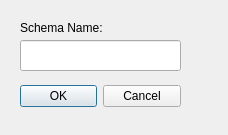
<?xml version="1.0" encoding="UTF-8"?>
<ui version="4.0">
 <class>Dialog</class>
 <widget class="QDialog" name="Dialog">
  <property name="geometry">
   <rect>
    <x>0</x>
    <y>0</y>
    <width>228</width>
    <height>135</height>
   </rect>
  </property>
  <property name="windowTitle">
   <string>Create Schema</string>
  </property>
  <widget class="QDialogButtonBox" name="buttonBox">
   <property name="geometry">
    <rect>
     <x>20</x>
     <y>80</y>
     <width>161</width>
     <height>32</height>
    </rect>
   </property>
   <property name="orientation">
    <enum>Qt::Horizontal</enum>
   </property>
   <property name="standardButtons">
    <set>QDialogButtonBox::Cancel|QDialogButtonBox::Ok</set>
   </property>
  </widget>
  <widget class="QLabel" name="lbSchemaName">
   <property name="geometry">
    <rect>
     <x>20</x>
     <y>20</y>
     <width>101</width>
     <height>16</height>
    </rect>
   </property>
   <property name="text">
    <string>Schema Name:</string>
   </property>
  </widget>
  <widget class="QLineEdit" name="txtSchemaName">
   <property name="geometry">
    <rect>
     <x>20</x>
     <y>40</y>
     <width>161</width>
     <height>31</height>
    </rect>
   </property>
  </widget>
 </widget>
 <resources/>
 <connections>
  <connection>
   <sender>buttonBox</sender>
   <signal>accepted()</signal>
   <receiver>Dialog</receiver>
   <slot>accept()</slot>
   <hints>
    <hint type="sourcelabel">
     <x>248</x>
     <y>254</y>
    </hint>
    <hint type="destinationlabel">
     <x>157</x>
     <y>274</y>
    </hint>
   </hints>
  </connection>
  <connection>
   <sender>buttonBox</sender>
   <signal>rejected()</signal>
   <receiver>Dialog</receiver>
   <slot>reject()</slot>
   <hints>
    <hint type="sourcelabel">
     <x>316</x>
     <y>260</y>
    </hint>
    <hint type="destinationlabel">
     <x>286</x>
     <y>274</y>
    </hint>
   </hints>
  </connection>
 </connections>
</ui>
